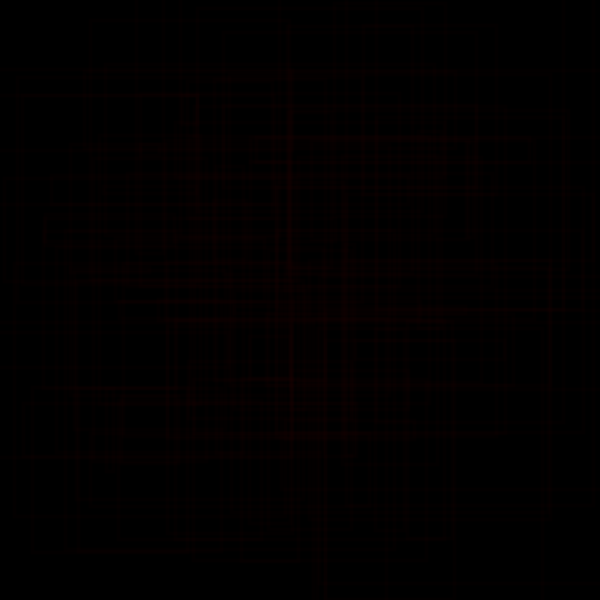
Frame 1 (no input)
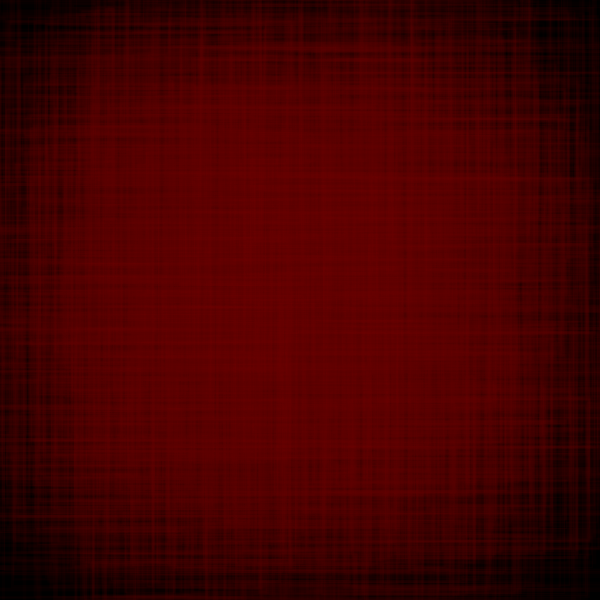
Frame 60 (the mouse pressed at the canvas centre just before this capture)
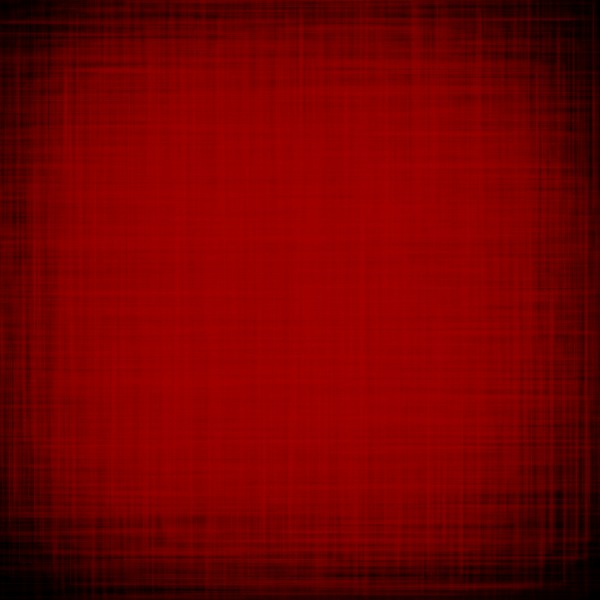
Frame 120 (the mouse held since frame 60 and released just before this capture)

The Processing sketch that drew these frames (run headless with seeded random() and noise(); from frame 60 on, the mouse is pressed at the canvas centre):

// Processing sketch: processing_87279
// ── processing_87279.pde

float xoff = 0.0;
boolean apple = true;
float colr =50.0;
void setup(){
size(600,600);
rectMode(CENTER);
background(0);
}
 
void draw(){
   if(apple == true){
   colr ++;}
   else
   {
     colr--;
   }
 if (colr == 225){
   apple = false;
 }
 if (colr==50){
   apple = true;
 }
 
  noFill();
  strokeWeight(random(1,5));
  stroke(colr,0,0,random(10,30));

  smooth();
   
  xoff = xoff +.005;
  float n = noise(xoff) * width;
  
for( int i = 110; i<500; i+=40)
{
for( int j = 110; j<500; j+=40)
{
 
  rect(i,j,random(20+n),random(20-n));
}
}
 
 frameRate(23);
 
 
 
}
